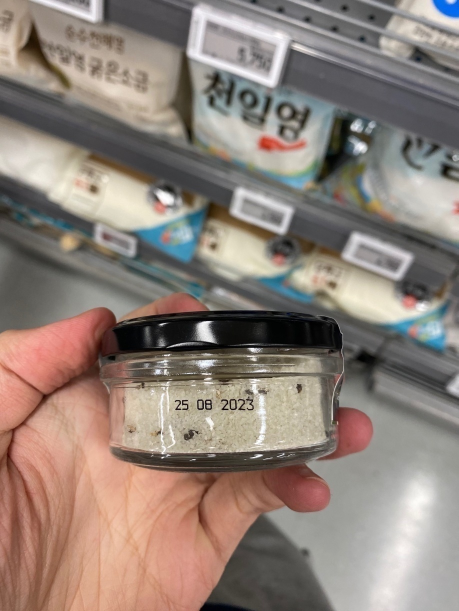
#> input picture test_00098.jpg, 917 x 1222 px (shown at 1/2 size)
$ python mat.py
#> lines starting #> are read from the running program, lines starting #| are printed output that depends on the picture
import matplotlib.pyplot as plt
from PIL import Image, ImageDraw
import cv2

img = Image.open('test_00098.jpg').convert('RGB')
#> img is the input picture: PIL image 917x1222 RGB; mean R, G, B 143.4, 129.7, 121.3
draw = ImageDraw.Draw(img)
#draw.rectangle((1,0,50,43), outline=(255,0,0), width = 2)
draw.rectangle((349,797,508,822), outline=(0,255,0), width = 2)
#draw.rectangle((96,2,122,43), outline=(0,0,255), width = 2)
img.show()
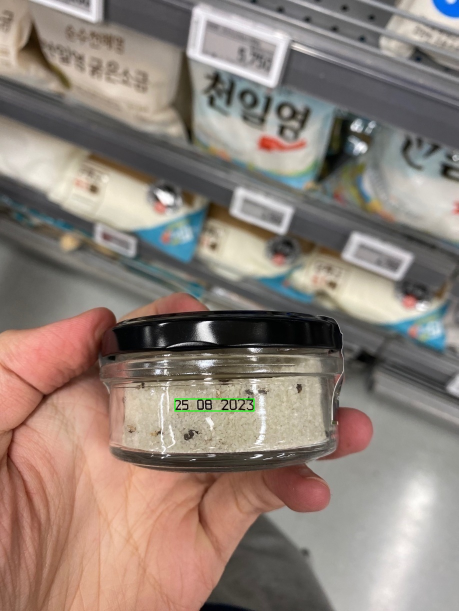
#> shown: PIL image 917x1222 RGB (shown at 1/2 size); mean R, G, B 143.3, 129.8, 121.2
img.save('test98_fix.jpg',"JPEG")

#5
"""
0 0.2149785407725322 0.5 0.4299570815450644 1
1 0.6156652360515021 0.5367924528301886 0.25369098712446353 0.9264150943396227
2 0.8830901287553647 0.5247169811320754 0.23386266094420602 0.9505660377358491

"""


#7

"""
0 0.2078688524590164 0.5 0.4041803278688525 1
1 0.5854918032786885 0.5113953488372093 0.2799180327868852 0.9774418604651163
2 0.8927868852459017 0.5206976744186047 0.21442622950819673 0.9586046511627907
"""

#13

"""
0 0.2596385542168675 0.5 0.519277108433735 1
1 0.8157831325301204 0.5297368421052632 0.24783132530120483 0.9405263157894738
"""

$ run again, with test_00097.jpg copied over test_00098.jpg
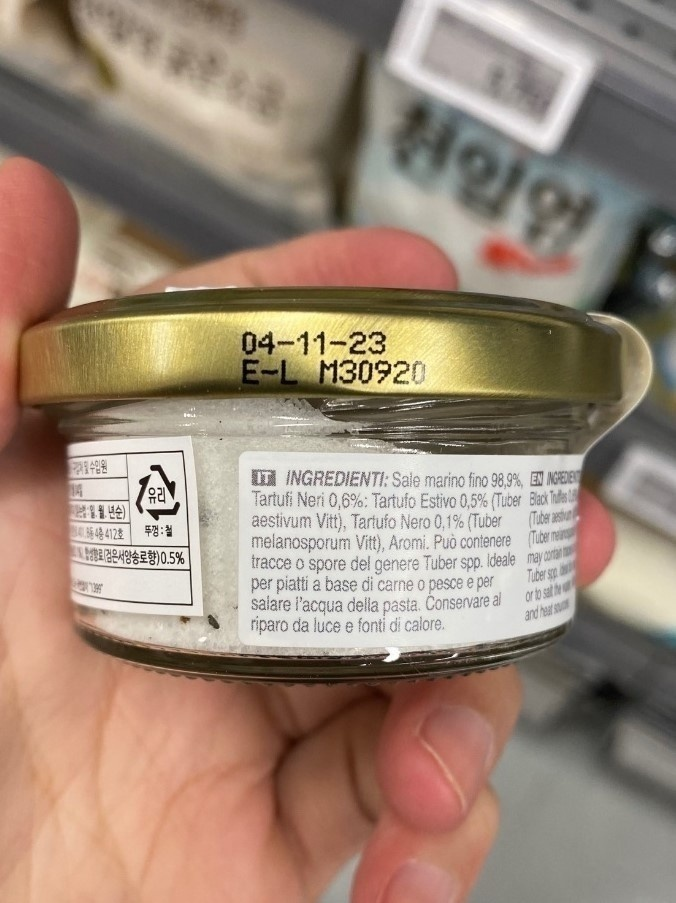
#> input picture test_00097.jpg, 676 x 903 px
#> img is the input picture: PIL image 676x903 RGB; mean R, G, B 156.3, 135.7, 119.5
#> `img.show()`:
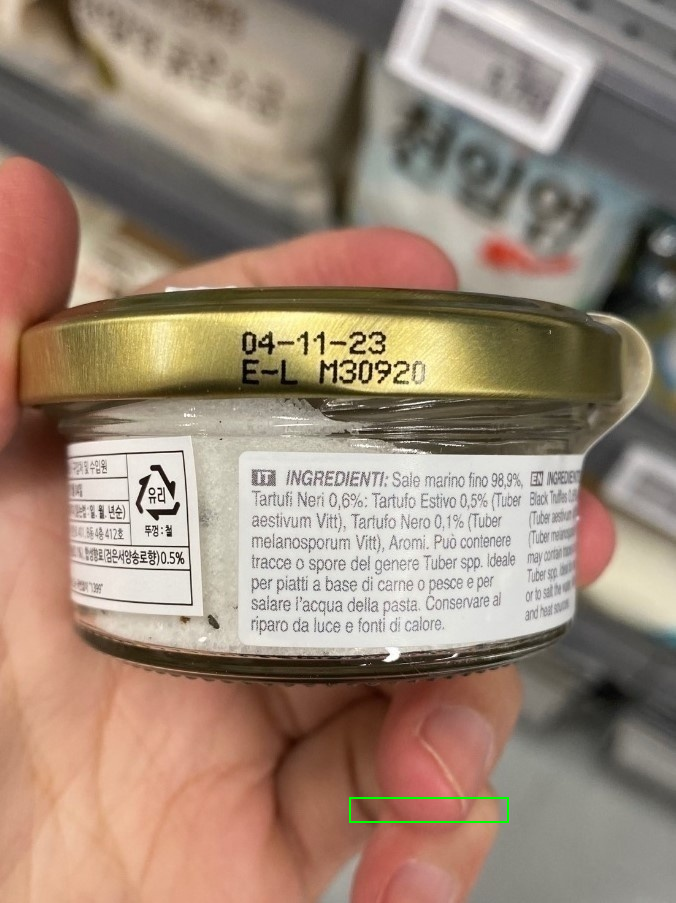
#> shown: PIL image 676x903 RGB; mean R, G, B 156.1, 135.8, 119.4
